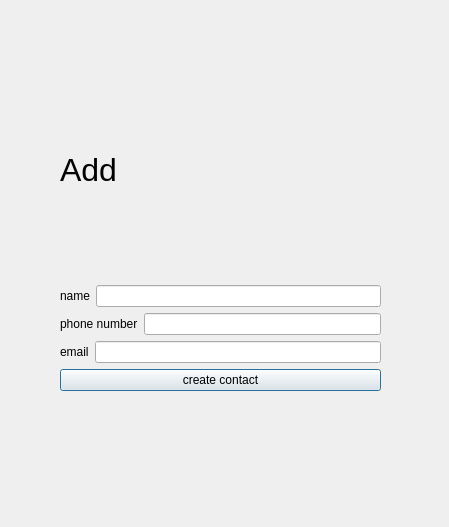
<?xml version="1.0" encoding="UTF-8"?>
<ui version="4.0">
 <class>addWindow</class>
 <widget class="QDialog" name="addWindow">
  <property name="geometry">
   <rect>
    <x>0</x>
    <y>0</y>
    <width>449</width>
    <height>527</height>
   </rect>
  </property>
  <property name="windowTitle">
   <string>Dialog</string>
  </property>
  <widget class="QWidget" name="">
   <property name="geometry">
    <rect>
     <x>60</x>
     <y>60</y>
     <width>321</width>
     <height>331</height>
    </rect>
   </property>
   <layout class="QVBoxLayout" name="verticalLayout">
    <item>
     <widget class="QLabel" name="addWindowTitle">
      <property name="font">
       <font>
        <pointsize>24</pointsize>
       </font>
      </property>
      <property name="text">
       <string>Add</string>
      </property>
     </widget>
    </item>
    <item>
     <layout class="QHBoxLayout" name="horizontalLayout">
      <item>
       <widget class="QLabel" name="name">
        <property name="text">
         <string>name</string>
        </property>
       </widget>
      </item>
      <item>
       <widget class="QLineEdit" name="nameInput"/>
      </item>
     </layout>
    </item>
    <item>
     <layout class="QHBoxLayout" name="horizontalLayout_2">
      <item>
       <widget class="QLabel" name="phoneNumber">
        <property name="text">
         <string>phone number</string>
        </property>
       </widget>
      </item>
      <item>
       <widget class="QLineEdit" name="phoneNumberInput"/>
      </item>
     </layout>
    </item>
    <item>
     <layout class="QHBoxLayout" name="horizontalLayout_3">
      <item>
       <widget class="QLabel" name="email">
        <property name="text">
         <string>email</string>
        </property>
       </widget>
      </item>
      <item>
       <widget class="QLineEdit" name="emailInput"/>
      </item>
     </layout>
    </item>
    <item>
     <widget class="QPushButton" name="pushButton">
      <property name="text">
       <string>create contact</string>
      </property>
     </widget>
    </item>
   </layout>
  </widget>
 </widget>
 <resources/>
 <connections/>
</ui>
